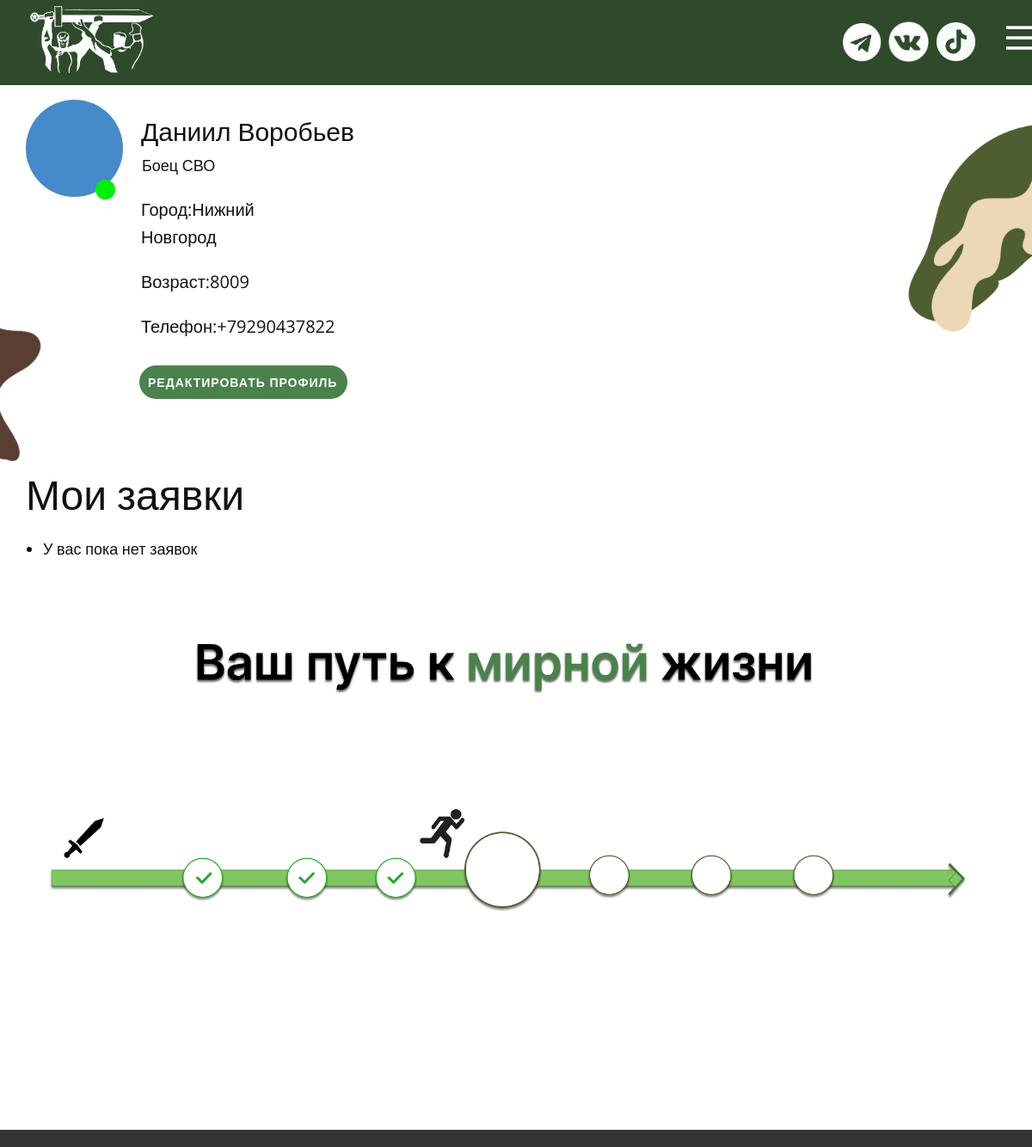
Before: /about/ (signed in) with the older database file.
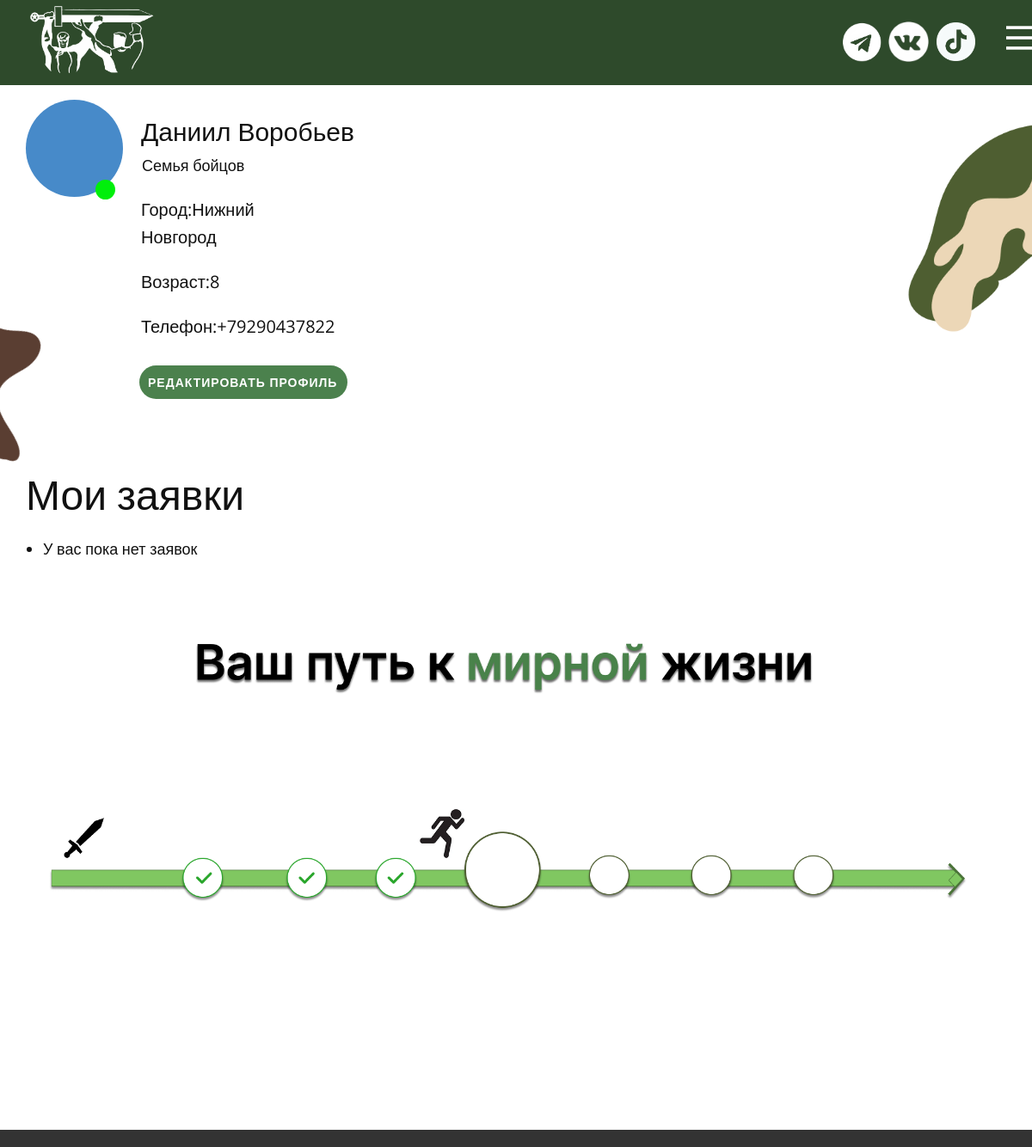
After: the same page with the newer database file.
### main/models.py (models this page shows, shortened)
class User(AbstractUser):
    avatar = models.URLField(null=True, blank=True)
    telegram_id = models.CharField(max_length=100, unique=True, null=True, blank=True)
    role = models.CharField(max_length=30, choices=[
            ('svo', 'Боец СВО'),
            ('volunteer', 'Волонтёр'),
            ('mentor', 'Наставник'),
            ('peresel', 'Переселенец'),
            ('family', 'Семья бойцов'),
            ('admin', 'Администратор')
        ],
        default='user'
    )
    age = models.IntegerField(
        default=0,
        validators=[
            MinValueValidator(0),
            MaxValueValidator(100)
        ]
    )
    city = models.CharField(max_length=100, blank=True, null=True)
    phone_number = models.CharField(max_length=20, blank=True, null=True)
    bio = models.TextField(blank=True, null=True)
    verified = models.BooleanField(default=False)
    objects = CustomUserManager()

### main/views.py (the view)
# urls.py: path('about/', views.profile_view, name='about'),
def profile_view(request):
    user = request.user
    help_requests = user.help_requests.all() if user.role == 'user' else None
    assigned_requests = user.assigned_requests.all() if user.role == 'volunteer' else None
    mentor_profile = getattr(user, 'mentor_profile', None)
    return render(request, 'main/profile.html', {
        'user': user,
        'help_requests': help_requests,
        'assigned_requests': assigned_requests,
        'mentor_profile': mentor_profile,
    })

### main/templates/main/profile.html (shortened to what this page needs)
<!DOCTYPE html>
{% load static %}
<html style="font-size: 16px;" lang="ru"><head>
    <link rel="stylesheet" href="{% static 'main/css/hotlin1.css' %}" media="screen">
<link rel="stylesheet" href="{% static 'main/css/profile.css' %}" media="screen">
    </head>
  <body data-path-to-root="./" data-include-products="false" class="u-body u-xl-mode" data-lang="ru"><header class="u-clearfix u-custom-color-8 u-header u-header" id="header" data-animation-name="" data-animation-duration="0" data-animation-delay="0" data-animation-direction=""><div class="u-clearfix u-sheet u-valign-middle-lg u-valign-middle-md u-valign-middle-sm u-valign-middle-xs u-sheet-1">
        <span class="u-file-icon u-icon u-text-white u-icon-1"><img src="{% static 'main/img/Subtract-ff6eb7ea.png'%}" alt=""></span><span class="u-file-icon u-icon u-icon-2"><img src="{% static 'main/img/Picsart_25-03-24_09-29-57-800.png'%}" alt=""></span><span class="u-file-icon u-icon u-icon-3"></span><span class="u-file-icon u-icon u-icon-4"></span>
        <nav class="u-align-left u-font-size-14 u-menu u-menu-hamburger u-nav-spacing-25 u-offcanvas u-menu-2" data-responsive-from="XL">
          <div class="menu-collapse">
            <a class="u-button-style u-hamburger-link u-nav-link u-hamburger-link-2" href="#">
            </a>
          </div>
        </nav>
      </div></header>
    <section class="u-clearfix u-section-1" id="block-1">
      <div class="u-clearfix u-sheet u-valign-middle-lg u-valign-middle-md u-valign-middle-sm u-valign-middle-xs u-sheet-1">
        <div class="u-palette-1-base u-preserve-proportions u-shape u-shape-circle u-shape-1"></div>
        <div class="u-custom-color-1 u-preserve-proportions u-shape u-shape-circle u-shape-2"></div>
        <p class="u-text u-text-default u-text-1">{{ user.first_name }} {{ user.last_name }}</p>
        <p class="u-text u-text-default u-text-2">{{ user.get_role_display }}</p>
        <p class="u-text u-text-default u-text-3">Город:{{ user.city }}<br>
        </p>
        <p class="u-text u-text-default u-text-4">Возраст:{{ user.age }}<br>
        </p>
        <p class="u-text u-text-default u-text-6">Телефон:{{ user.phone_number }}<br>
        </p>
        <a href="#popup-4e21" class="u-btn u-btn-round u-button-style u-custom-color-3 u-dialog-link u-hover-palette-1-light-1 u-radius u-btn-1" id="open-modal-btn" style="background-color: #4b814d ">Редактировать профиль </a>
        <div class="u-rotation-parent u-rotation-parent-1"><span class="u-file-icon u-icon u-icon-1"><img src="{% static 'main/img/Frame.png'%}" alt=""></span>
        </div>
        <div class="u-rotation-parent u-rotation-parent-2"><span class="u-file-icon u-icon u-icon-2"><img src="{% static 'main/img/Subtract-ff6eb7ea.png'%}" alt=""></span><span class="u-file-icon u-icon u-icon-2"><img src=" {% static 'main/img/Frame2.png'%}" alt=""></span>
        </div>
      </div>
    </section>
    <section class="u-clearfix u-section-2" id="block-2">
      <div class="u-clearfix u-sheet u-sheet-1"><span class="u-file-icon u-icon u-icon-1"><img src="{% static 'main/img/Subtract-ff6eb7ea.png'%}" alt=""></span>
        {% if user.profile.role == 'svo' or 'family' or 'peresel' %}
    <div class="section" style="margin-top: -150px;">
        <h2>Мои заявки</h2>
        <ul>
            {% for req in help_requests %}
                <li><strong>{{ req.title }}</strong> — {{ req.get_status_display }}</li>
            {% empty %}
                <li>У вас пока нет заявок</li>
            {% endfor %}
        </ul>
    </div>
{% endif %}
<img class="u-image u-image-contain u-image-default u-image-1"
         src="{% static 'main/img/590ac524-c40d-dd66-2d74-9d6d6bf68d43.png'%}"
         alt=""
         style="width: 100%; height: auto;">
</div>
    </section>
    <footer class="u-align-center u-clearfix u-container-align-center u-footer u-grey-80 u-footer" id="footer"><div class="u-clearfix u-sheet u-sheet-1"></div></footer>
</body></html>

### main/static/main/css/profile.css (style rules this page uses)
.u-section-1 .u-sheet-1 { min-height: 510px; }
.u-section-1 .u-shape-1 { width: 113px; height: 113px; margin: 17px auto 0 0; }
.u-section-1 .u-shape-2 { width: 23px; height: 23px; margin: -20px auto 0 81px; }
.u-section-1 .u-text-1 { font-size: 1.875rem; margin: -103px 655px 0 134px; }
.u-section-1 .u-text-2 { margin: 1px 882px 0 135px; }
.u-section-1 .u-text-3 { font-size: 1.25rem; margin: 21px 942px 0 134px; }
.u-section-1 .u-text-4 { font-size: 1.25rem; margin: 20px 923px 0 134px; }
.u-section-1 .u-text-6 { font-size: 1.25rem; margin: 20px 916px 0 134px; }
.u-section-1 .u-btn-1 { --radius: 50px; font-weight: 700; text-transform: uppercase; font-size: 0.875rem; letter-spacing: 1px; background-image: none; margin: 29px auto 0 132px; padding: 10px 12px 10px 10px; }
.u-section-1 .u-rotation-parent-1 { animation-timing-function: ease; width: 697px; height: 697px; margin: -449px auto 0 -500px; }
.u-section-1 .u-icon-1 { width: 500px; height: 486px; transform-origin: center center; transform: translateX(-50%) translateY(-50%) rotate(45deg); padding: 0; }
.u-section-1 .u-rotation-parent-2 { animation-timing-function: ease; width: 513px; height: 385px; margin: -707px -399px 60px auto; }
.u-section-1 .u-icon-2 { width: 513px; height: 385px; transform-origin: center center; transform: translateX(-50%) translateY(-50%) rotate(180deg); padding: 0; }
.u-section-2 .u-sheet-1 { min-height: 400px; }
.u-section-2 .u-icon-1 { width: 384px; height: 246px; margin: -174px -286px 0 auto; padding: 0; }

Changed rows visible on the page:
changed User "Даниил": role "Боец СВО" → "Семья бойцов"; age "8009" → "8"
